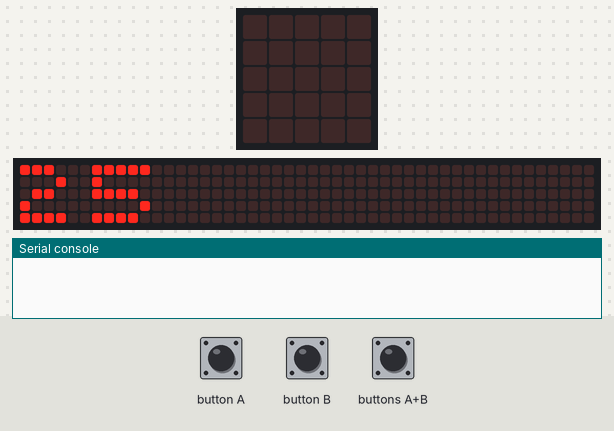
Simulated run of this program. Board: BBC micro:bit (MakeCode). Shown: the board's 5×5 LED display, a strip that is not on the board, showing the scrolling text unrolled, the last lines printed to the serial console. The test bench sets the inputs (shaded band). The 48×5 strip is a reading aid, not a part: it shows the text the display is scrolling, unrolled, one strip-width of it at a time.

Above: at 2.5 s.
4.5 s: button B pressed for 0.15 s
At 4.72 s:
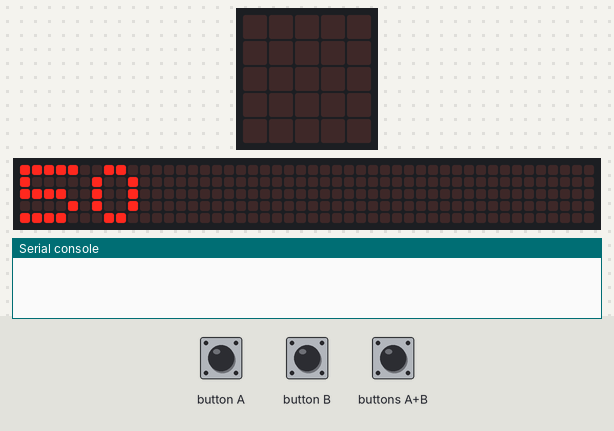
5.2 s: button A pressed for 0.15 s
5.9 s: buttons A+B pressed for 0.15 s
6.6 s: button B pressed for 0.15 s
At 8.2 s:
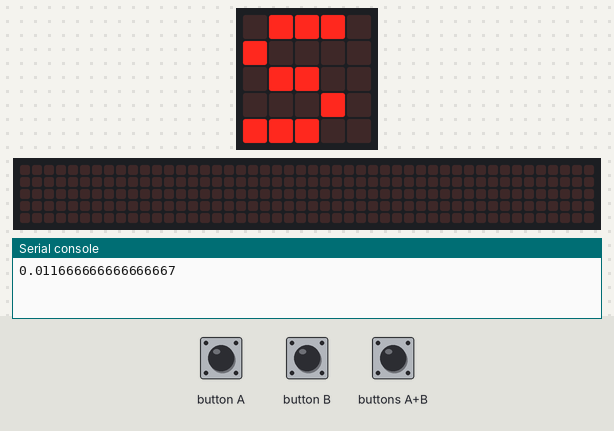
At 9.57 s:
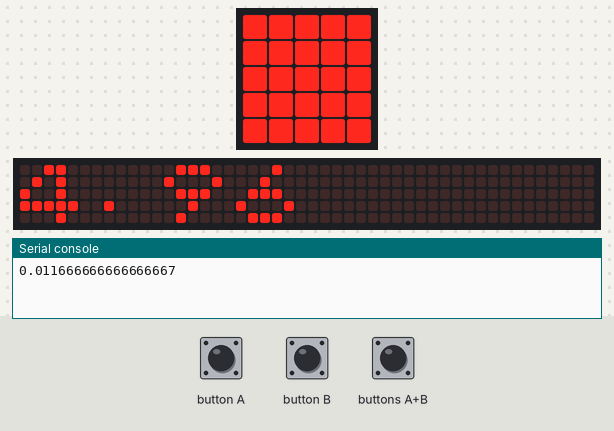
Timing chart, 0 to 11.0 s (numbered marks = the images above; inputs shaded):
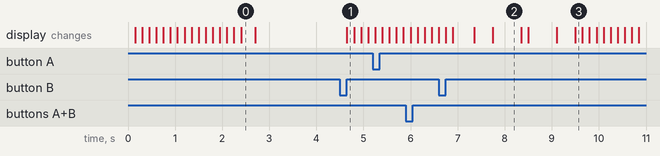

The program:

main.ts
```typescript
// Aボタン: 新規タイマー開始 or 休憩から復帰
input.onButtonPressed(Button.A, function () {
    if (!(isTimerStart)) {
        isBreakTime = false
        mode = lastmode
        isTimerStart = true
        startTime = input.runningTime()
        targetTime = startTime + mode * 60000
        basic.showString("S")
    } else if (isTimerStart && isBreakTime) {
        isBreakTime = false
        mode = lastmode
        isTimerStart = true
        startTime = input.runningTime()
        targetTime = startTime + mode * 60000
        basic.showString("S")
    }
})
// シェイク: 休憩モードを開始
input.onGesture(Gesture.Shake, function () {
    if (isTimerStart && !(isBreakTime)) {
        isBreakTime = true
        lastmode = mode
        mode = 5
        isTimerStart = true
        startTime = input.runningTime()
        targetTime = startTime + mode * 60000
        basic.showIcon(IconNames.Asleep)
    }
})
// ★★★ 要望1: A+Bボタンの機能を全面的に変更 ★★★
// ABボタン: 途中停止し、経過時間を送信して休憩を開始
input.onButtonPressed(Button.AB, function () {
    // 勉強タイマーが動いている時（休憩中でない時）のみ反応
    if (isTimerStart && !(isBreakTime)) {
        // 1. そこまでの経過時間（分）を計算
        elapsedTimeMillis = input.runningTime() - startTime
        elapsedMinutes = elapsedTimeMillis / 60000
        // 2. PCに経過時間（数字のみ）を送信
        serial.writeLine("" + (elapsedMinutes))
        // 3. そのまま休憩モードに移行（シェイクの時と同じ処理）
        isBreakTime = true
        // 現在のモードを保存
        lastmode = mode
        // 休憩モード(5分)に設定
        mode = 5
        isTimerStart = true
        startTime = input.runningTime()
        targetTime = startTime + mode * 60000
        // 休憩モードの合図
        basic.showIcon(IconNames.Asleep)
    }
})
// Bボタン: （停止中）モード切替 / （作動中）残り時間表示
input.onButtonPressed(Button.B, function () {
    if (isTimerStart) {
        remainingMillis = targetTime - input.runningTime()
        // ★★★ 要望2: Math.ceilを削除し、小数点以下も表示 ★★★
        remainingMinutes = remainingMillis / 60000
        basic.showNumber(remainingMinutes)
        basic.pause(1500)
    } else {
        if (mode == 25) {
            mode = 50
        } else {
            mode = 25
        }
        lastmode = mode
        basic.showNumber(mode)
        basic.pause(1000)
        basic.clearScreen()
    }
})
// ----------------------------------------
// 関数定義
// ----------------------------------------
function displayProgressBar (ratio: number) {
    if (ratio > 0.8) {
        basic.showLeds(`
            # # # # #
            # # # # #
            # # # # #
            # # # # #
            # # # # #
            `)
    } else if (ratio > 0.6) {
        basic.showLeds(`
            . . . . .
            # # # # #
            # # # # #
            # # # # #
            # # # # #
            `)
    } else if (ratio > 0.4) {
        basic.showLeds(`
            . . . . .
            . . . . .
            # # # # #
            # # # # #
            # # # # #
            `)
    } else if (ratio > 0.2) {
        basic.showLeds(`
            . . . . .
            . . . . .
            . . . . .
            # # # # #
            # # # # #
            `)
    } else if (ratio > 0) {
        basic.showLeds(`
            . . . . .
            . . . . .
            . . . . .
            . . . . .
            # # # # #
            `)
    } else {
        basic.clearScreen()
    }
}
let finishedMode = 0
let remainingRatio = 0
let duration = 0
let currentTime = 0
let remainingMinutes = 0
let remainingMillis = 0
let elapsedMinutes = 0
let elapsedTimeMillis = 0
let targetTime = 0
let startTime = 0
let isBreakTime = false
let isTimerStart = false
let lastmode = 0
let mode = 0
// ----------------------------------------
// 変数定義
// ----------------------------------------
mode = 25
// 休憩に入る前のモードを保存
lastmode = 25
// 開始時刻 (ミリ秒)
// ----------------------------------------
// 接続関連 (USBシリアル通信)
// ----------------------------------------
serial.redirect(
SerialPin.USB_TX,
SerialPin.USB_RX,
BaudRate.BaudRate115200
)
// ----------------------------------------
// 起動時の初期設定
// ----------------------------------------
mode = 25
lastmode = 25
isTimerStart = false
isBreakTime = false
basic.showNumber(mode)
basic.pause(500)
basic.clearScreen()
// ----------------------------------------
// メインループ
// ----------------------------------------
basic.forever(function () {
    if (isTimerStart) {
        currentTime = input.runningTime()
        duration = mode * 60000
        remainingRatio = (targetTime - currentTime) / duration
        displayProgressBar(remainingRatio)
        if (currentTime >= targetTime) {
            isTimerStart = false
            if (!(isBreakTime)) {
                finishedMode = mode
                // PCにログを送信 (数字のみ)
                serial.writeLine("" + (finishedMode))
                basic.showIcon(IconNames.Target)
            } else {
                isBreakTime = false
                basic.showIcon(IconNames.Happy)
            }
        }
    }
})
```

test.ts
```typescript
// テストはここに来ます。このパッケージが拡張機能として使用されるときにはコンパイルされません。
```

Measured:
- after the input at 4.5 s, the display: changes after 0.15 s (image 1)
- after the input at 6.6 s, the display: first differs from a run without the input after 2.9 s (image 3)
- what the display in image 2 shows lasts 0.6 s, from 7.8 s to 8.4 s
